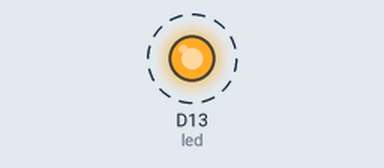
This program was run on a simulated CircuitPython board. Shown: output pins drawn as LEDs (lit = HIGH). Dashed ring = blinking.

Above: at 0.2 s.
Timing chart, 0 to 3.0 s (numbered marks = the images above):
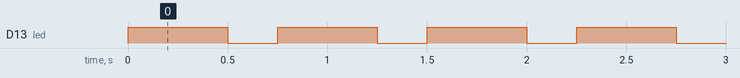

Measured:
- by itself, D13 (led): alternates HIGH for 0.50 s and LOW for 0.25 s

The program:

01-ledblingking.py
```python
# import modules
import board
from digitalio import DigitalInOut, Direction
import time

# declare object and variables

led = DigitalInOut(board.D13)
led.direction = Direction.OUTPUT

# variables for blinking
onTime = 0.5
offTime = 0.25

# loop forever
while True:
    # turn the led on
    led.value = True
    time.sleep(onTime)
    # turn the led off
    led.value = False
    time.sleep(offTime)
```
